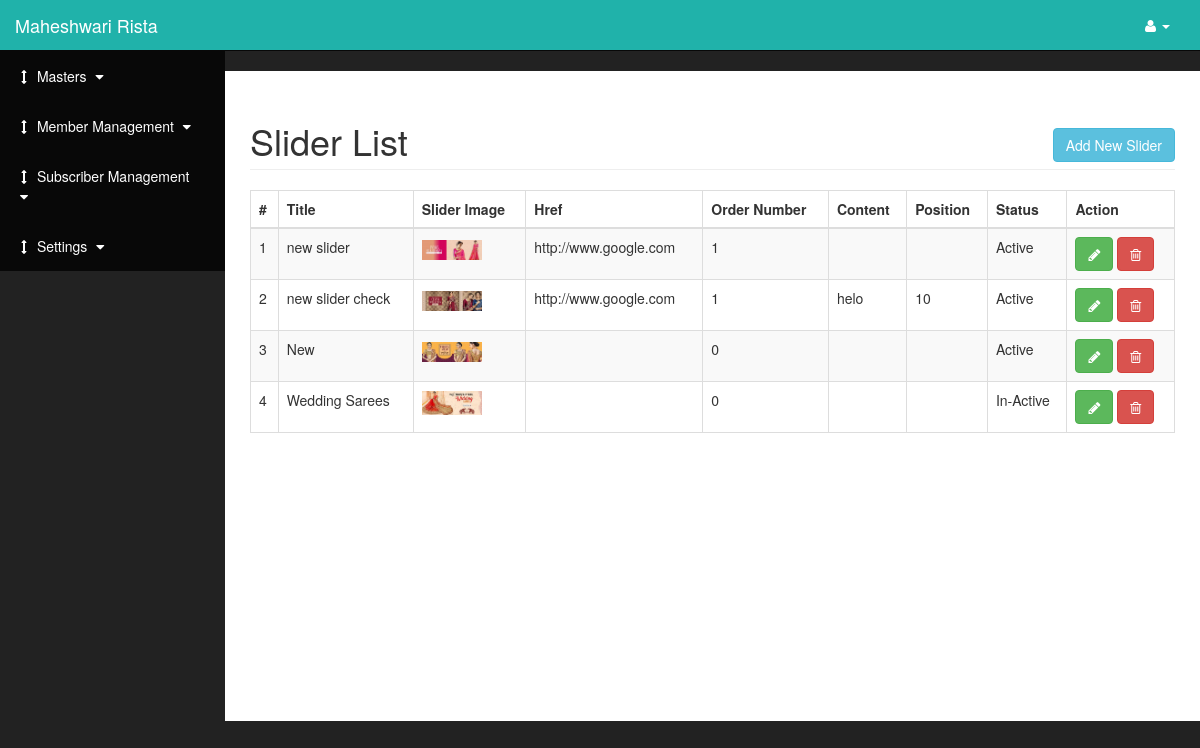
Screenshot of /admin/manage_slider (signed in) with the database file from the repository.
### tables this page shows
CREATE TABLE IF NOT EXISTS `tbl_slider` (
  `slider_id` int(11) NOT NULL AUTO_INCREMENT,
  `slider_title` longtext NOT NULL,
  `slider_image` longtext NOT NULL,
  `slider_href` longtext NOT NULL,
  `slider_order` int(11) NOT NULL,
  `slider_content` longtext NOT NULL,
  `slider_content_position` varchar(100) NOT NULL,
  `slider_status` enum('Active','In-Active') NOT NULL,
  PRIMARY KEY (`slider_id`),
  KEY `slider_id` (`slider_id`)
);

### application/controllers/admin.php (called while the page is built, shortened)
<?php
class admin extends CI_Controller
{
    public function manage_slider($param1 = "", $param2 = "", $param3 = "")
    {
        $per_page = "10";
        $this->db->limit($per_page, $param1);
        $page_data["resultset"] = $this->db->get("tbl_slider");
        $resultset                  = $this->db->get("tbl_slider");
        $total_rows                 = $resultset->num_rows();
        $page_data["paging_string"] = $this->paging_init("manage_slider", $total_rows, $per_page);
        $page_data["start_position"] = intval($param1) + 1;
        $page_data["page_title"]     = "Slider";
        $page_data["page_name"]      = "slider_view";
        $this->load->view("admin/index", $page_data);
    }
    public function paging_init($controller_name, $total_row, $per_page)
    {
        $this->load->library('pagination');
        $config['base_url']   = base_url() . 'admin/' . $controller_name;
        $config['total_rows'] = $total_row;
        $config['per_page']   = $per_page;
        $config['first_tag_open']  = $config['last_tag_open'] = $config['next_tag_open'] = $config['prev_tag_open'] = $config['num_tag_open'] = '<li>';
        $config['first_tag_close'] = $config['last_tag_close'] = $config['next_tag_close'] = $config['prev_tag_close'] = $config['num_tag_close'] = '</li>';
        $config['cur_tag_open']    = "<li class='active'><span>";
        $config['cur_tag_close']   = "</span></li>";
        $this->pagination->initialize($config);
        $paging_string = $this->pagination->create_links();
        return $paging_string;
    }
}
?>

### index.php (called while the page is built, shortened)
<?php
require_once BASEPATH.'core/CodeIgniter.php';

### application/views/admin/slider_view.php (the view, shortened to what this page needs)
                <?php
                $radio_array=array("Active","In-Active");
                for($i=0;$i<count($radio_array);$i++)
                {
                    ?>
                    <input type="radio" id="rdo_status" name="rdo_status" value="<?php echo $radio_array[$i]; ?>"><?php echo $radio_array[$i]; ?>
                    <?php
                }
                ?>
<div id="page-wrapper">
    <div class="container-fluid">
        <div class="row">
            <div class="col-lg-12">
                <h1 class="page-header">Slider List
                    <label style="float:right">
                        <button type="button" class="btn btn-info" data-toggle="modal" data-target="#myModal">Add New Slider</button>
                    </label>
                </h1>
            </div>
        </div>
        <div class="row">
            <div class="col-lg-12">
                <div class="table-responsive">
                  <table class="table table-bordered table-hover table-striped">
                      <thead>
            <th>#</th>
            <th>Title</th>
            <th>Slider Image</th>
            <th>Href</th>
            <th>Order Number</th>
            <th>Content</th>
            <th>Position</th>
            <th>Status</th>
          <th>Action</th></thead><tbody>
        <?php
        if(!isset($start_position))
        {
            $i=1;
        }
        else
        {
            $i=$start_position;
        }
        foreach($resultset->result() as $result_row)
        {
        ?>
        <tr>
            <td><?php echo $i; ?></td>
            <td><?php echo $result_row->slider_title; ?></td>
            <td><img src="<?php echo base_url(); ?>files/user/slider/thumb/<?php echo $result_row->slider_image; ?>" width="60px"></td>
            <td><?php echo $result_row->slider_href; ?></td>
            <td><?php echo $result_row->slider_order; ?></td>
            <td><?php echo $result_row->slider_content; ?></td>
            <td><?php echo $result_row->slider_content_position; ?></td>
            <td><?php echo $result_row->slider_status; ?></td>
            <td>
                <a class="btn btn-success" class="btn btn-info" data-toggle="modal" data-target="#editModal" onclick="get_edit_data(<?php echo $result_row->slider_id; ?>);"><em class="fa fa-pencil"></em></a>
                <a class="btn btn-danger confirm-delete" data-id="<?php echo $result_row->slider_id; ?>"><em class="fa fa-trash-o"></em></a>
            </td>
        </tr>
        <?php
            $i++;
        }
        ?>
        </tbody>
      </table>
    </div>
    </div>
   </div>
</div>
</div>

### application/views/admin/index.php
<!DOCTYPE html>
<html lang="en">
<?php
include_once('head_file.php');
?>
<body>
    <div id="wrapper">
        <nav class="navbar navbar-inverse navbar-fixed-top" role="navigation">
            <?php
            include_once('header.php');
            ?>
            <?php
            include_once('left_menu.php');
            ?>
        </nav>
        <?php
            include_once($page_name.'.php');
        ?>
    </div>
</body>
</html>

### application/views/admin/head_file.php (shortened to what this page needs)
<head>
    <link href="<?php echo base_url(); ?>template/css/bootstrap.min.css" rel="stylesheet">
    <link href="<?php echo base_url(); ?>template/css/sb-admin.css" rel="stylesheet">
    <link href="<?php echo base_url(); ?>template/css/plugins/morris.css" rel="stylesheet">
    <link href="<?php echo base_url(); ?>template/font-awesome-4.1.0/css/font-awesome.min.css" rel="stylesheet" type="text/css">
</head>
    <link rel="stylesheet" href="https://cdnjs.cloudflare.com/ajax/libs/bootstrap-datepicker/1.4.1/css/bootstrap-datepicker3.css"/>
    <link href="//cdn.rawgit.com/Eonasdan/bootstrap-datetimepicker/e8bddc60e73c1ec2475f827be36e1957af72e2ea/build/css/bootstrap-datetimepicker.css" rel="stylesheet">

### application/views/admin/header.php (shortened to what this page needs)
<div class="navbar-header">
                <a class="navbar-brand" href="index.html">Maheshwari Rista</a>
            </div>
            <ul class="nav navbar-right top-nav">
                <li class="dropdown">
                    <a href="#" class="dropdown-toggle" data-toggle="dropdown"><i class="fa fa-user"></i> <?php  ?> <b class="caret"></b></a>
                </li>
            </ul>

### application/views/admin/left_menu.php (shortened to what this page needs)
<div class="collapse navbar-collapse navbar-ex1-collapse">
                <ul class="nav navbar-nav side-nav">
                    <li class="active">
                        <a href="javascript:;" data-toggle="collapse" data-target="#demo" class="collapsed"><i class="fa fa-fw fa-arrows-v"></i> Masters <i class="fa fa-fw fa-caret-down"></i></a>
                    </li>
                    <li class="active">
                        <a href="javascript:;" data-toggle="collapse" data-target="#demo2" class="collapsed"><i class="fa fa-fw fa-arrows-v"></i> Member Management <i class="fa fa-fw fa-caret-down"></i></a>
                    </li>
                    <li class="active">
                        <a href="javascript:;" data-toggle="collapse" data-target="#demo3" class="collapsed"><i class="fa fa-fw fa-arrows-v"></i> Subscriber Management <i class="fa fa-fw fa-caret-down"></i></a>
                    </li>
                    <li class="active">
                        <a href="javascript:;" data-toggle="collapse" data-target="#demo4" class="collapsed"><i class="fa fa-fw fa-arrows-v"></i> Settings <i class="fa fa-fw fa-caret-down"></i></a>
                    </li>
                </ul>
            </div>

### template/css/sb-admin.css (style rules this page uses)
body { margin-top: 100px; background-color: #222; }
@media (min-width:768px) { body { margin-top: 50px; } }
#wrapper { padding-left: 0; }
#page-wrapper { width: 100%; padding: 0; background-color: #fff; }
@media (min-width:768px) { #wrapper { padding-left: 225px; } }
@media (min-width:768px) { #page-wrapper { padding: 10px; } }
.top-nav { padding: 0 15px; }
.top-nav>li { display: inline-block; float: left; }
.top-nav>li>a { padding-top: 15px; padding-bottom: 15px; line-height: 20px; color: #999; }
@media (min-width:768px) { .side-nav { position: fixed; top: 51px; left: 225px; width: 225px; margin-left: -225px; border: none; border-radius: 0; overflow-y: auto; background-color: lightseagreen; } }
@media (min-width:768px) { .side-nav>li>a { width: 225px; } }

### application/views/admin/left_menu.php (style rules this page uses)
.navbar-inverse .navbar-nav > li > a { color: white; }
.navbar-inverse .navbar-brand { color: white; }
.top-nav > li > a { line-height: 20px; color: white; }
.navbar-inverse { background-color: lightseagreen; border-color: #080808; }
#page-wrapper { padding: 10px; min-height: 650px; }
.side-nav { overflow-y: auto !important; max-height: 750px !important; }

### rows the page displays
tbl_slider: slider_title "new slider", slider_image (picture), slider_href "http://www.google.com", slider_order "1", slider_status "Active"
tbl_slider: slider_title "new slider check", slider_image (picture), slider_href "http://www.google.com", slider_order "1", slider_content "helo", slider_content_position "10", slider_status "Active"
tbl_slider: slider_title "New", slider_image (picture), slider_order "0", slider_status "Active"
tbl_slider: slider_title "Wedding Sarees", slider_image (picture), slider_order "0", slider_status "In-Active"
